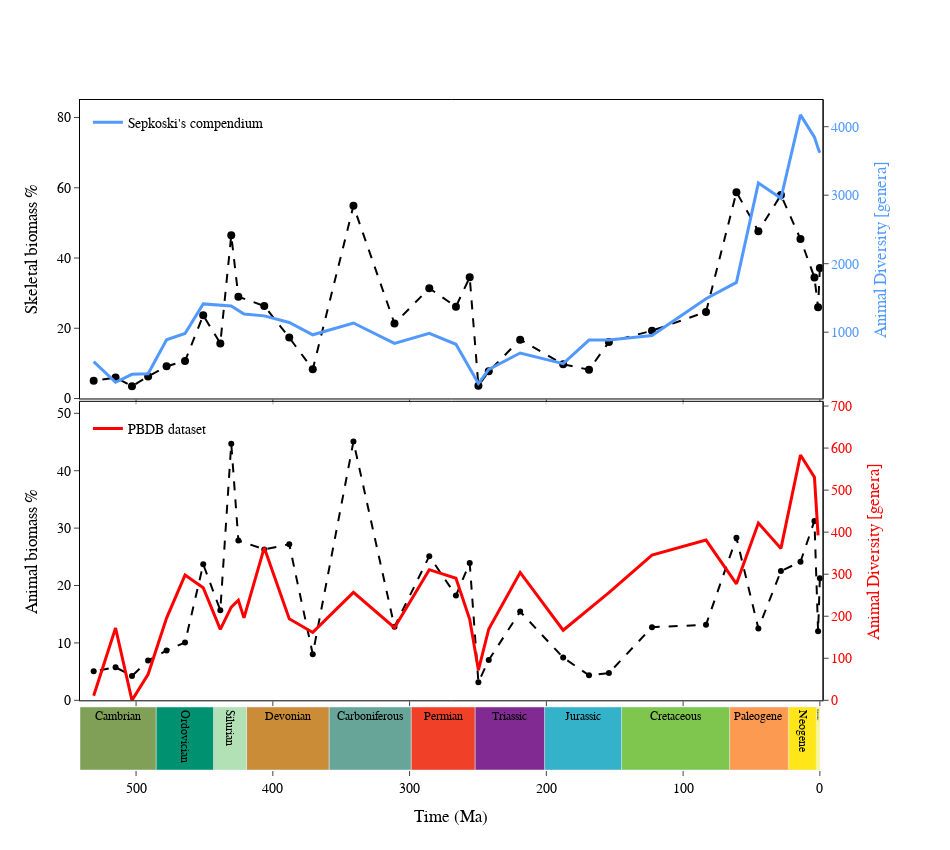

The code cell stored with this chart in its notebook:
### Markdown cell above
# Plot

### Code cell
fig = make_subplots(rows = 3,cols = 1,shared_xaxes = True,row_heights = [0.45,0.45,0.1],
                    specs=[[{"secondary_y": True}],[{"secondary_y": True}],[{"secondary_y": False}]],
                 vertical_spacing = 0.005)
animal_color = '#ff0000'
data_color = '#5299FF'

fig.add_trace(go.Scatter(x = data_skeletal['time'],y = data_skeletal['mean'],mode = 'lines+markers',
                         name = 'All data mean',showlegend=False,line=dict(dash='dash'),
                         marker = dict(color = 'black',size = 8,),
                         ),row=1,col=1, secondary_y=False)

fig.add_trace(go.Scatter(x = sepkoski_diversity['mean_ma'],y = sepkoski_diversity['diversity'],mode = 'lines',
                         name = 'Sepkoski\'s compendium', showlegend=True,legendgroup='1',
                         line = dict(color = data_color, width=3),
                         ),row=1,col=1, secondary_y = True)


fig.add_trace(go.Scatter(x=data_animal['time'],y=data_animal['mean'],
                         mode='lines+markers',showlegend=False,marker_color='black',line=dict(dash='dash'),
                         #line=dict(thickness=)
                        ),row=2,col=1)

fig.add_trace(go.Scatter(x=animal_diversity.mean_ma,y=animal_diversity['SQS_diversity'],
                         mode='lines',name = 'PBDB dataset', showlegend=True,marker_color=animal_color,
                         line_width=3, legendgroup='2',
                        ),secondary_y=True,row=2,col=1)


plot_utils.plot_time(fig,time_period,width_period,3,1)


fig.update_xaxes(ticks = 'outside',range=(541,-2),showticklabels = False,showline = True, 
                     mirror = True,linecolor = 'black',row=1,col=1)
fig.update_xaxes(ticks = 'outside',range=(541,-2),showticklabels = False,showline = True, 
                     mirror = True,linecolor = 'black',row=2,col=1)

fig.update_xaxes(range=(541,-2),ticks = 'outside',title = 'Time (Ma)',row=3,col=1)


fig.update_yaxes(ticks = 'outside',showline = True, 
                         mirror = True,linecolor = 'black',row=1,col=1)
fig.update_yaxes(ticks = 'outside',showline = True, 
                         mirror = True,linecolor = 'black',row=2,col=1)

fig.update_layout(height = 850, width = 950,font_color = 'black', font_family='Helvetica',font_size=14,
                 paper_bgcolor = 'white',
                 plot_bgcolor = 'white',
                  yaxis1=dict(title='Skeletal biomass %',range=(0,85)),
                  yaxis2=dict(title='Animal Diversity [genera]',title_font_family='Helvetica',
                             titlefont=dict(color=data_color),tickfont=dict(color=data_color)),
                  yaxis3=dict(range=(0,52),title='Animal biomass %'),
                  yaxis4=dict(range=(0,710),title='Animal Diversity [genera]',
                              titlefont=dict(color=animal_color),tickfont=dict(color=animal_color)),
                legend_tracegroupgap = 285,

                 legend=dict(bgcolor='rgba(0,0,0,0)',
                yanchor="top",
                    y=0.99,
                    xanchor="left",
                    x=0.01))
fig.show()
fig.write_image('./figures/Figure_4.png',scale = 6)

### Figure 1 — Plotly figure (JSON) as saved in the notebook; plotly's stock layout.template omitted (floating-point values rounded to 4 significant figures)
{"data": [{"line": {"dash": "dash"}, "marker": {"color": "black", "size": 8}, "mode": "lines+markers", "name": "All data mean", "showlegend": false, "type": "scatter", "x": [0.00585, 1.3, 3.96, 14.18, 28.46, 44.95, 61, 83.25, 122.8, 154.2, 168.8, 187.7, 219.2, 242.1, 249.7, 256.0, 266.1, 285.6, 311.1, 341.0, 370.8, 388, 406.2, 425.2, 430.4, 438.4, 450.9, 464.2, 477.7, 491.2, 503, 515, 531], "xaxis": "x", "y": [37.15, 25.98, 34.45, 45.4, 57.94, 47.64, 58.76, 24.65, 19.3, 16.07, 8.179, 9.751, 16.75, 7.734, 3.649, 34.52, 26.15, 31.39, 21.32, 54.87, 8.294, 17.36, 26.34, 28.97, 46.49, 15.68, 23.69, 10.64, 9.182, 6.293, 3.489, 5.961, 5.048], "yaxis": "y"}, {"legendgroup": "1", "line": {"color": "#5299FF", "width": 3}, "mode": "lines", "name": "Sepkoski's compendium", "showlegend": true, "type": "scatter", "x": [0.00585, 1.3, 3.961, 14.18, 28.46, 44.95, 61, 83.25, 122.8, 154.2, 168.8, 187.7, 219.2, 242.1, 249.7, 266.1, 285.6, 311.0, 341.0, 370.8, 388, 406.2, 421.1, 430.4, 450.9, 464.2, 477.7, 491.2, 503, 515, 531], "xaxis": "x", "y": [3620, 3684, 3848, 4172, 2954, 3177, 1727, 1488.0, 952.4, 884.8, 885, 540.8, 696, 457, 250, 823.5, 983, 836.2, 1134, 962, 1142.0, 1238.0, 1264, 1381, 1413.0, 981.5, 889, 392.7, 384.7, 268.5, 569], "yaxis": "y2"}, {"line": {"dash": "dash"}, "marker": {"color": "black"}, "mode": "lines+markers", "showlegend": false, "type": "scatter", "x": [0.00585, 1.3, 3.96, 14.18, 28.46, 44.95, 61, 83.25, 122.8, 154.2, 168.8, 187.7, 219.2, 242.1, 249.7, 256.0, 266.1, 285.6, 311.1, 341.0, 370.8, 388, 406.2, 425.2, 430.4, 438.4, 450.9, 464.2, 477.7, 491.2, 503, 515, 531], "xaxis": "x2", "y": [21.26, 12.03, 31.26, 24.13, 22.53, 12.53, 28.32, 13.15, 12.75, 4.742, 4.362, 7.448, 15.46, 7.025, 3.159, 23.91, 18.25, 25.12, 12.81, 45.08, 8.039, 27.18, 26.29, 27.84, 44.71, 15.68, 23.69, 10.07, 8.7, 6.918, 4.238, 5.754, 5.048], "yaxis": "y3"}, {"legendgroup": "2", "line": {"width": 3}, "marker": {"color": "#ff0000"}, "mode": "lines", "name": "PBDB dataset", "showlegend": true, "type": "scatter", "x": [531, 515, 503, 491.2, 477.7, 464.2, 450.9, 438.4, 430.4, 425.2, 421.1, 406.2, 388, 370.8, 341.0, 311.0, 285.6, 266.1, 256.0, 249.7, 242.1, 219.2, 187.7, 168.8, 154.2, 122.8, 83.25, 61, 44.95, 28.46, 14.18, 3.961, 1.3], "xaxis": "x2", "y": [10.95, 172.1, 0, 62.0, 195.5, 297.8, 267.7, 168.8, 221.6, 238.1, 196.1, 363.2, 194.1, 161.5, 256.7, 172.6, 310.8, 290.5, 192.7, 72.04, 169.7, 304.3, 166.7, 216.9, 256.0, 345.5, 381.2, 277.1, 421.6, 361.3, 583.4, 530.9, 392.4], "yaxis": "y4"}, {"dx": 100, "marker": {"color": ["#F9F97F", "#FFE619", "#FD9A52", "#7FC64E", "#34B2C9", "#812B92", "#F04028", "#67A599", "#CB8C37", "#B3E1B6", "#009270", "#7FA056"]}, "offset": 0, "showlegend": false, "text": ["Quaternary", "Neogene", "Paleogene", "Cretaceous", "Jurassic", "Triassic", "Permian", "Carboniferous", "Devonian", "Silurian", "Ordovician", "Cambrian"], "textfont": {"color": "black", "family": "Arial black", "size": 12}, "textposition": "inside", "type": "bar", "width": [2.588, 20.44, 42.97, 79, 56.3, 50.87, 46.73, 60, 60.3, 24.2, 42, 55.6], "x": [0, 2.588, 23.03, 66, 145, 201.3, 252.2, 298.9, 358.9, 419.2, 443.4, 485.4], "x0": 0, "xaxis": "x3", "y": [0.2, 0.2, 0.2, 0.2, 0.2, 0.2, 0.2, 0.2, 0.2, 0.2, 0.2, 0.2], "yaxis": "y5"}], "layout": {"font": {"color": "black", "family": "Helvetica", "size": 14}, "height": 850, "legend": {"bgcolor": "rgba(0,0,0,0)", "tracegroupgap": 285, "x": 0.01, "xanchor": "left", "y": 0.99, "yanchor": "top"}, "paper_bgcolor": "white", "plot_bgcolor": "white", "width": 950, "xaxis": {"anchor": "y", "domain": [0, 0.94], "linecolor": "black", "matches": "x3", "mirror": true, "range": [541, -2], "showline": true, "showticklabels": false, "ticks": "outside"}, "xaxis2": {"anchor": "y3", "domain": [0, 0.94], "linecolor": "black", "matches": "x3", "mirror": true, "range": [541, -2], "showline": true, "showticklabels": false, "ticks": "outside"}, "xaxis3": {"anchor": "y5", "domain": [0, 0.94], "range": [541, -2], "ticks": "outside", "title": {"text": "Time (Ma)"}}, "yaxis": {"anchor": "x", "domain": [0.5545, 1], "linecolor": "black", "mirror": true, "range": [0, 85], "showline": true, "ticks": "outside", "title": {"text": "Skeletal biomass %"}}, "yaxis2": {"anchor": "x", "linecolor": "black", "mirror": true, "overlaying": "y", "showline": true, "side": "right", "tickfont": {"color": "#5299FF"}, "ticks": "outside", "title": {"font": {"color": "#5299FF", "family": "Helvetica"}, "text": "Animal Diversity [genera]"}}, "yaxis3": {"anchor": "x2", "domain": [0.104, 0.5495], "linecolor": "black", "mirror": true, "range": [0, 52], "showline": true, "ticks": "outside", "title": {"text": "Animal biomass %"}}, "yaxis4": {"anchor": "x2", "linecolor": "black", "mirror": true, "overlaying": "y3", "range": [0, 710], "showline": true, "side": "right", "tickfont": {"color": "#ff0000"}, "ticks": "outside", "title": {"font": {"color": "#ff0000"}, "text": "Animal Diversity [genera]"}}, "yaxis5": {"anchor": "x3", "domain": [0, 0.099], "showticklabels": false}}}
